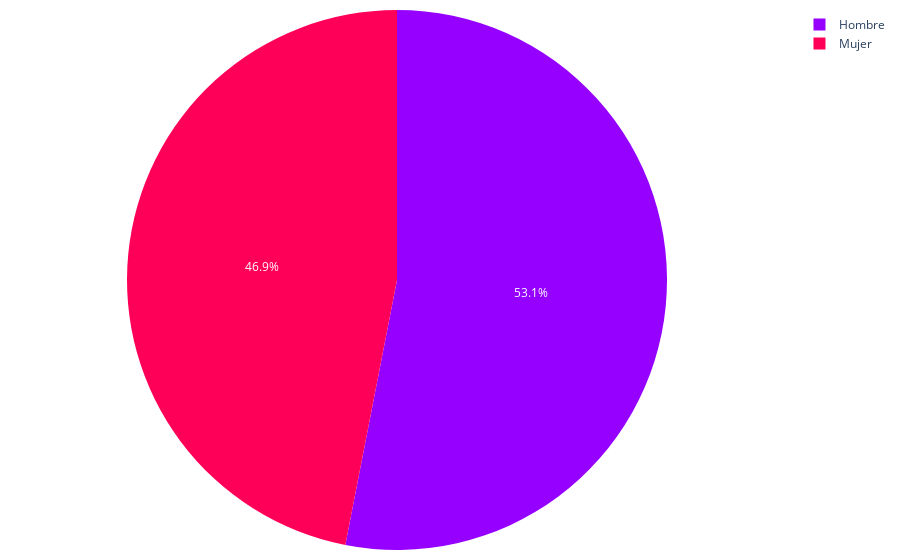

Here is the notebook cell this chart was saved with:
### Markdown cell above
sex = pd.DataFrame
sex['sexo_label'] = ['Hombre', 'Mujer']
sex = pd.Series(sex)
sex
conteo = pd.DataFrame()
conteo = pd.concat([conteo_total_df,sex.reindex(conteo_total_df.index) ], axis=0) #En columna
conteo

### Code cell
# Calcular el total de registros
sex = conteo_total_df['sexo']
conteo_totall = conteo_total_df['conteo_total']
total_registros = conteo_totall.sum()
print("Total de registros: ", total_registros)

# Calcular el porcentaje que representa cada número de baños único del total
porcentajes = (conteo_totall / total_registros) * 100

# Crear el gráfico de pastel
colores_personalizados = ['#9500ff','#FF0059'] 
fig = go.Figure(data=[go.Pie(
    labels=sex, 
    values=porcentajes, 
    sort=False, marker=dict(colors=colores_personalizados,))])
fig.update_layout(
    #title="Porcentaje de créditos"
    margin=dict(l=10, r=10, t=10, b=10),  # Ajusta los márgenes (left, right, top, bottom)        
    )


# Exportar gráfica como archivo HTML
def guardar_grafico_como_html(fig, nombre_archivo, carpeta='graficas'):
    # Crear la carpeta si no existe
    if not os.path.exists(carpeta):
        os.makedirs(carpeta)
    
    # Gráfica como archivo HTML en la carpeta especificada
    pio.write_html(fig, f'{carpeta}/{nombre_archivo}.html')

# Exportar
guardar_grafico_como_html(fig, 'g_pie_creditosx_xgenero_pachuca', carpeta='graficas')

fig.show()

### Figure 1 — Plotly figure (JSON) as saved in the notebook; plotly's stock layout.template omitted (floating-point values rounded to 4 significant figures)
{"data": [{"labels": ["Hombre", "Mujer"], "marker": {"colors": ["#9500ff", "#FF0059"]}, "sort": false, "type": "pie", "values": [53.07, 46.93]}], "layout": {"margin": {"b": 10, "l": 10, "r": 10, "t": 10}}}
